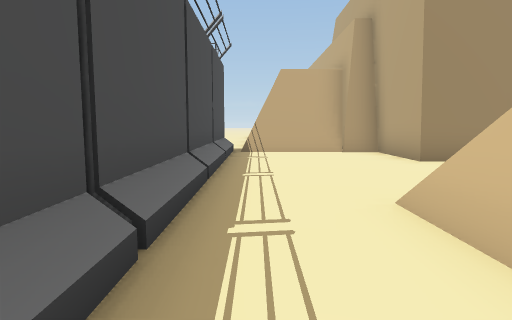
view 1 (above)

16 first-person views from a walk through a scene from a Unity 3-D project. The camera is 1.4 m above the floor, tilts 6° down and sees 75° across. Doors are open. The floor is counted in squares, 2 m on a side. Each view is taken from the middle of a square. On the plan, view 1 faces up. The plan holds only what a view shows up to about 10 squares ahead; the rest is blank. The place goes on beyond the plan. The player character is not drawn. Some animated figures are left out.

view 2
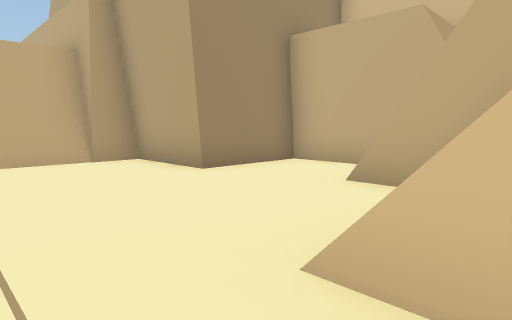

view 3
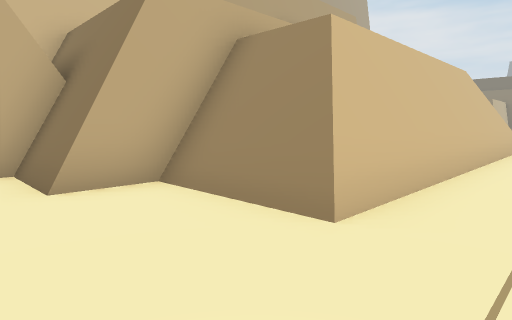

view 4
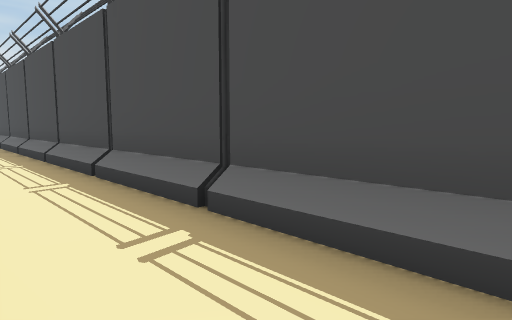

view 5
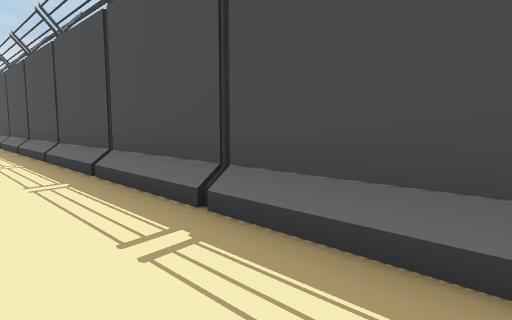

view 6
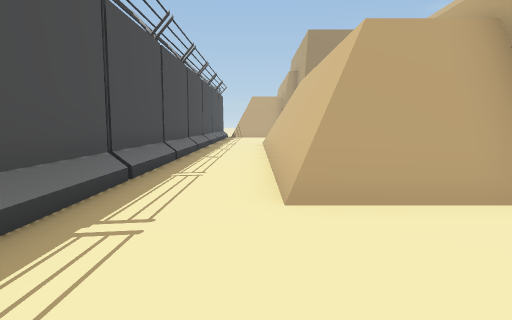

view 7
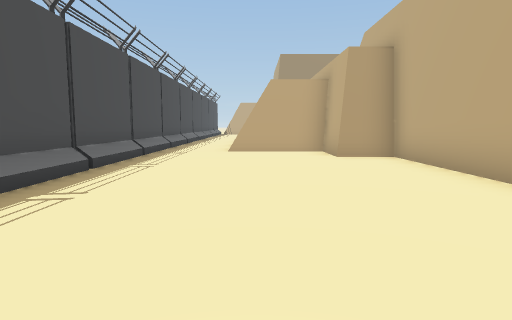

view 8
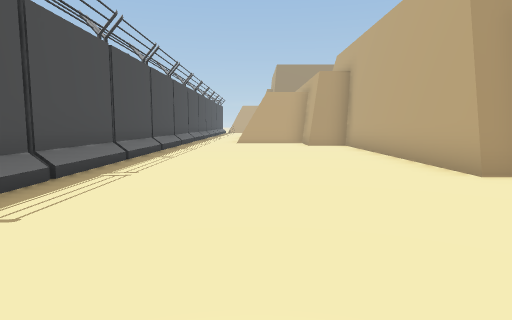

view 9
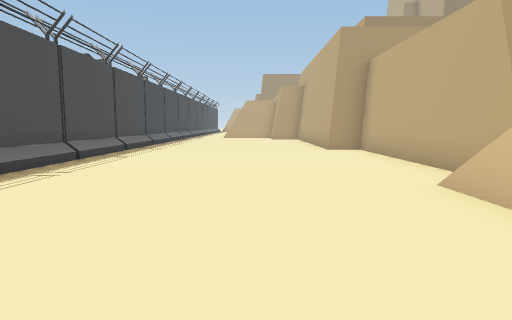

view 10
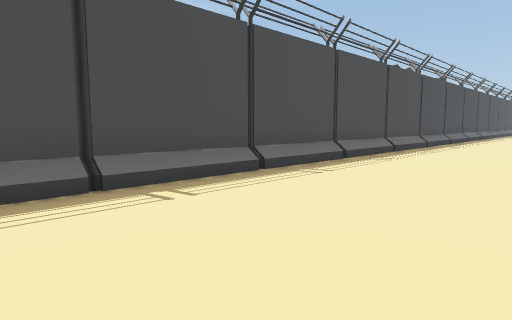

view 11
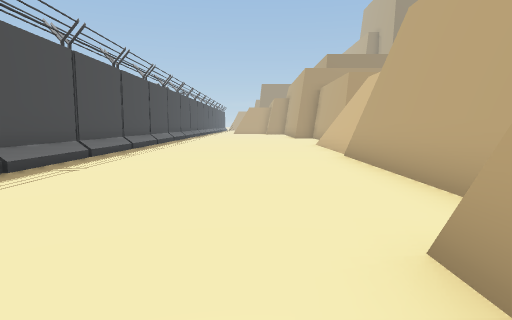

view 12
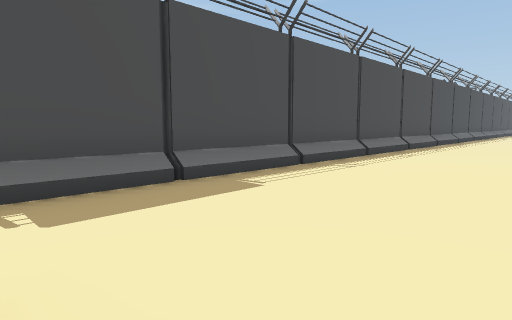

view 13
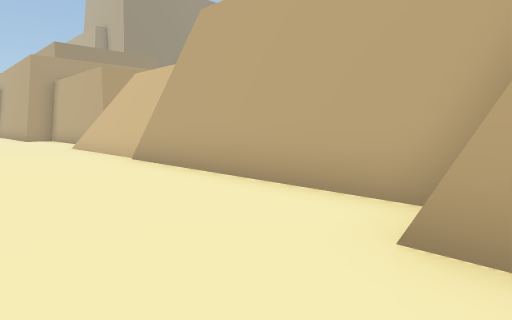

view 14
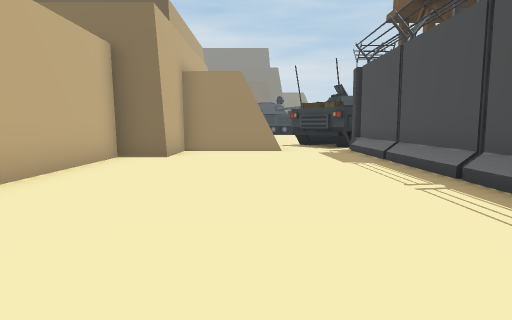

view 15
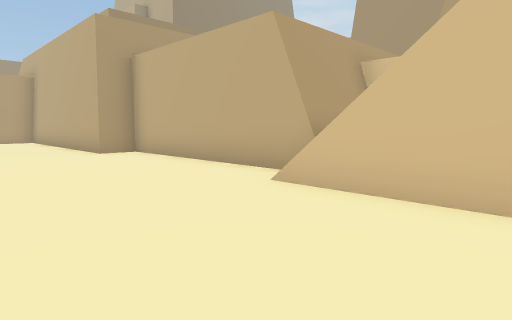

view 16
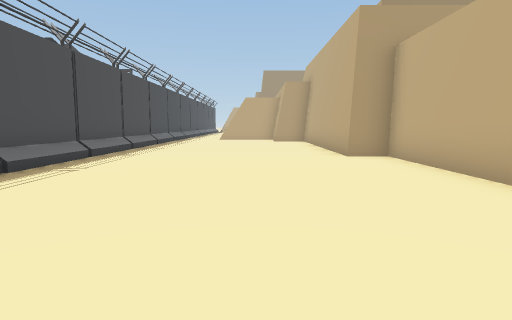

### Floor plan
Points are (right, up) in squares from view 1. A wall is a line through its corners. A room is listed if a view was taken in it or the views show most of it. See-through windows are left out.
Room 1 (views 1, 2, 3, 4, 5)
walls: (3.9, 3.9) (5.8, 3.9); (3.2, 8.7) (-0.4, 8.7); (2.3, 9.1) (-0.1, 9.1); (-0.9, 9.2) (-0.9, -7.5); (1.7, -6.6) (1.7, 2.4) (3.9, 2.4) (3.9, 3.7) (5.5, 3.7) (5.5, 6.5) (3.2, 6.5) (3.2, 9) (-0.2, 9); (1.5, -6.9) (1.5, 2.8)
low walls: (-0.6, 4.4) (-0.6, -0.4); (-0.6, -0.5) (-0.6, -7.5); (-0.6, 5.4) (-0.6, 4.3)
ways out: opening at (0.5, -8) to room 2
Room 2 (views 6, 7, 8, 9, 10, 11, 12, 13, 14, 15, 16)
walls: (6.1, -21) (6.1, -15.5); (5.1, -15.5) (5.1, -8.2) (3.9, -8.2) (3.9, -6.6) (1.7, -6.6); (5.5, -25.1) (5.5, -21.6); (6.1, -15.3) (5.1, -15.3); (5.1, -31.3) (5.1, -25.5); (5.2, -8.5) (3.9, -8.5); (-0.9, -7.5) (-0.9, -33.5); (3.9, -33.2) (3.9, -31.5) (5.1, -31.5)
low walls: (6.1, -15.5) (5.1, -15.5); (-0.6, -13.6) (-0.6, -33.2); (-0.6, -7.5) (-0.6, -13.5); (3.9, -6.9) (1.5, -6.9)
ways out: opening at (0.5, -8) to room 1

Where each view was taken, in squares from view 1:
view 1: 0 up, 0 right, facing up
view 2: 2 up, 0 right, facing up-right
view 3: 5 up, 0 right, facing down-right
view 4: 4 up, 1 right, facing down-left
view 5: 1 down, 1 right, facing down-left
view 6: 10 down, 1 right, facing up
view 7: 16 down, 2 right, facing up
view 8: 20 down, 2 right, facing up
view 9: 25 down, 3 right, facing up
view 10: 27 down, 3 right, facing up-left
view 11: 33 down, 3 right, facing up
view 12: 33 down, 3 right, facing up-left
view 13: 32 down, 2 right, facing up-right
view 14: 24 down, 2 right, facing down
view 15: 24 down, 2 right, facing up-right
view 16: 23 down, 3 right, facing up
